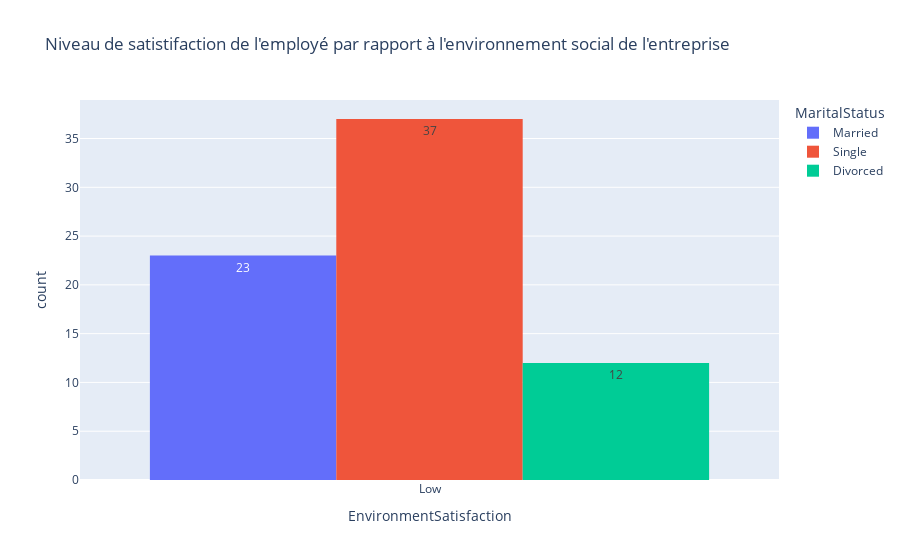

This figure's notebook cell:
### Markdown cell above
* **La satisfaction à l'environnement du travail**

### Code cell
df=Depart_df[Depart_df.EnvironmentSatisfaction=='Low']
px.histogram(df
             , x = "EnvironmentSatisfaction"
             , color= "MaritalStatus",
             barmode='group',
             title = "Niveau de satistifaction de l'employé par rapport à l'environnement social de l'entreprise",
             text_auto=True
             )

### Figure 1 — Plotly figure (JSON) as saved in the notebook; plotly's stock layout.template omitted (floating-point values rounded to 4 significant figures)
{"data": [{"alignmentgroup": "True", "bingroup": "x", "hovertemplate": "MaritalStatus=Married<br>EnvironmentSatisfaction=%{x}<br>count=%{y}<extra></extra>", "legendgroup": "Married", "marker": {"color": "#636efa", "pattern": {"shape": ""}}, "name": "Married", "offsetgroup": "Married", "orientation": "v", "showlegend": true, "texttemplate": "%{value}", "type": "histogram", "x": ["Low", "Low", "Low", "Low", "Low", "Low", "Low", "Low", "Low", "Low", "Low", "Low", "Low", "Low", "Low", "Low", "Low", "Low", "Low", "Low", "Low", "Low", "Low"], "xaxis": "x", "yaxis": "y"}, {"alignmentgroup": "True", "bingroup": "x", "hovertemplate": "MaritalStatus=Single<br>EnvironmentSatisfaction=%{x}<br>count=%{y}<extra></extra>", "legendgroup": "Single", "marker": {"color": "#EF553B", "pattern": {"shape": ""}}, "name": "Single", "offsetgroup": "Single", "orientation": "v", "showlegend": true, "texttemplate": "%{value}", "type": "histogram", "x": ["Low", "Low", "Low", "Low", "Low", "Low", "Low", "Low", "Low", "Low", "Low", "Low", "Low", "Low", "Low", "Low", "Low", "Low", "Low", "Low", "Low", "Low", "Low", "Low", "Low", "Low", "Low", "Low", "Low", "Low", "Low", "Low", "Low", "Low", "Low", "Low", "Low"], "xaxis": "x", "yaxis": "y"}, {"alignmentgroup": "True", "bingroup": "x", "hovertemplate": "MaritalStatus=Divorced<br>EnvironmentSatisfaction=%{x}<br>count=%{y}<extra></extra>", "legendgroup": "Divorced", "marker": {"color": "#00cc96", "pattern": {"shape": ""}}, "name": "Divorced", "offsetgroup": "Divorced", "orientation": "v", "showlegend": true, "texttemplate": "%{value}", "type": "histogram", "x": ["Low", "Low", "Low", "Low", "Low", "Low", "Low", "Low", "Low", "Low", "Low", "Low"], "xaxis": "x", "yaxis": "y"}], "layout": {"barmode": "group", "legend": {"title": {"text": "MaritalStatus"}, "tracegroupgap": 0}, "title": {"text": "Niveau de satistifaction de l'employé par rapport à l'environnement social de l'entreprise"}, "xaxis": {"anchor": "y", "domain": [0, 1], "title": {"text": "EnvironmentSatisfaction"}}, "yaxis": {"anchor": "x", "domain": [0, 1], "title": {"text": "count"}}}}
